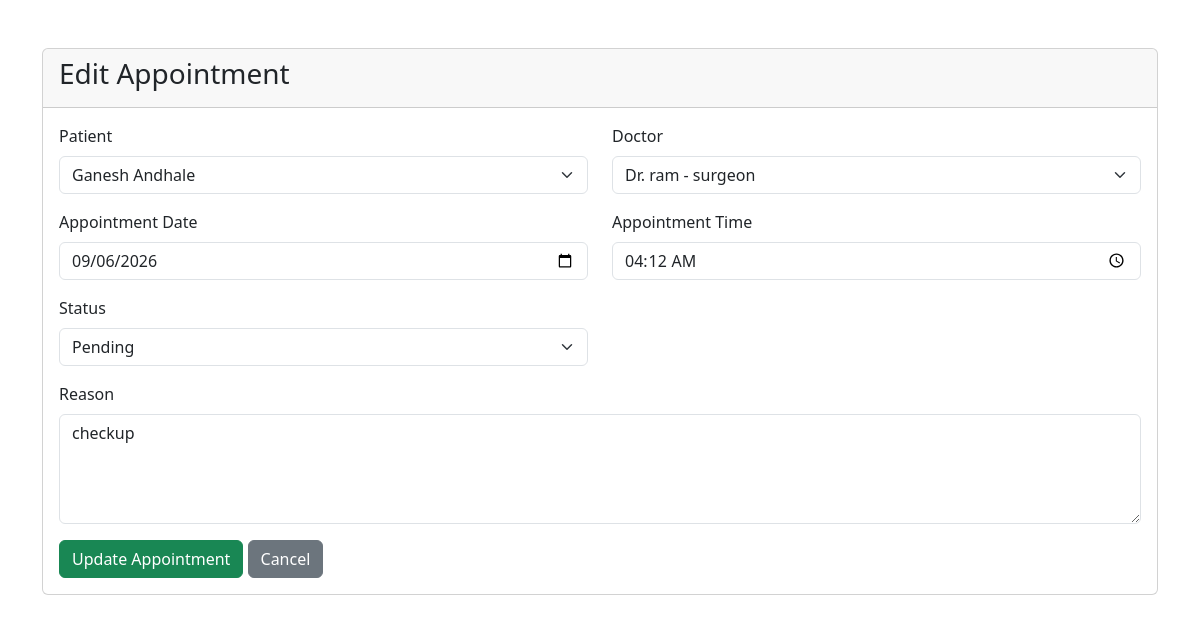
/appointments/appointment-edit/1/, run on the app's committed database.
### appointments/models.py (models this page shows, shortened)
class Appointment(models.Model):
    STATUS_CHOICES = [
        ('Pending', 'Pending'),
        ('Confirmed', 'Confirmed'),
        ('Completed', 'Completed'),
        ('Cancelled', 'Cancelled'),
    ]
    patient = models.ForeignKey(
        Patient,
        on_delete=models.CASCADE,
        related_name='appointments'
    )
    doctor = models.ForeignKey(
        Doctor,
        on_delete=models.CASCADE,
        related_name='appointments'
    )
    appointment_date = models.DateField()
    appointment_time = models.TimeField()
    reason = models.TextField()
    status = models.CharField(
        max_length=20,
        choices=STATUS_CHOICES,
        default='Pending'
    )
    created_at = models.DateTimeField(auto_now_add=True)

### patients/models.py (models this page shows, shortened)
class Patient(models.Model):
    GENDER_CHOICES = [
        ('Male', 'Male'),
        ('Female', 'Female'),
        ('Other', 'Other'),
    ]
    BLOOD_GROUP_CHOICES = [
        ('A+', 'A+'),
        ('A-', 'A-'),
        ('B+', 'B+'),
        ('B-', 'B-'),
        ('AB+', 'AB+'),
        ('AB-', 'AB-'),
        ('O+', 'O+'),
        ('O-', 'O-'),
    ]
    name = models.CharField(max_length=100)
    email = models.EmailField(unique=True)
    phone = models.CharField(max_length=15)
    date_of_birth = models.DateField()
    gender = models.CharField(max_length=10, choices=GENDER_CHOICES)
    blood_group = models.CharField(
        max_length=5,
        choices=BLOOD_GROUP_CHOICES
    )
    address = models.TextField()
    emergency_contact = models.CharField(max_length=15)
    registered_at = models.DateTimeField(auto_now_add=True)
    profile_image = models.ImageField(
        upload_to='patients/',
        blank=True,
        null=True
    )

### appointments/views.py (the view)
def appointment_edit(request, id):
    appointment = get_object_or_404(
        Appointment,
        id=id
    )
    patients = Patient.objects.all().order_by('name')
    doctors = Doctor.objects.select_related(
        'department'
    ).all().order_by('name')
    return render(
        request,
        'appointments/appointment_edit.html',
        {
            'appointment': appointment,
            'patients': patients,
            'doctors': doctors
        }
    )

### templates/appointments/appointment_edit.html (shortened to what this page needs)
<!DOCTYPE html>
<html lang="en">
<head>
    <link
        href="https://cdn.jsdelivr.net/npm/bootstrap@5.3.3/dist/css/bootstrap.min.css"
        rel="stylesheet">
</head>
<body>
<div class="container mt-5">
    <div class="card">
        <div class="card-header">
            <h3>Edit Appointment</h3>
        </div>
        <div class="card-body">
            <form
                method="POST"
                action="{% url 'appointment_update' appointment.id %}">
                <div class="row">
                    <div class="col-md-6 mb-3">
                        <label class="form-label">
                            Patient
                        </label>
                        <select
                            name="patient"
                            class="form-select"
                            required>
                            {% for patient in patients %}
                            <option
                                value="{{ patient.id }}"
                                {% if appointment.patient.id == patient.id %}
                                selected
                                {% endif %}>
                                {{ patient.name }}
                            </option>
                            {% endfor %}
                        </select>
                    </div>
                    <div class="col-md-6 mb-3">
                        <label class="form-label">
                            Doctor
                        </label>
                        <select
                            name="doctor"
                            class="form-select"
                            required>
                            {% for doctor in doctors %}
                            <option
                                value="{{ doctor.id }}"
                                {% if appointment.doctor.id == doctor.id %}
                                selected
                                {% endif %}>
                                Dr. {{ doctor.name }}
                            </option>
                            {% endfor %}
                        </select>
                    </div>
                    <div class="col-md-6 mb-3">
                        <label class="form-label">
                            Appointment Date
                        </label>
                        <input
                            type="date"
                            name="appointment_date"
                            class="form-control"
                            value="{{ appointment.appointment_date|date:'Y-m-d' }}"
                            required>
                    </div>
                    <div class="col-md-6 mb-3">
                        <label class="form-label">
                            Appointment Time
                        </label>
                        <input
                            type="time"
                            name="appointment_time"
                            class="form-control"
                            value="{{ appointment.appointment_time|time:'H:i' }}"
                            required>
                    </div>
                    <div class="col-md-6 mb-3">
                        <label class="form-label">
                            Status
                        </label>
                        <select
                            name="status"
                            class="form-select"
                            required>
                            <option
                                value="Pending"
                                {% if appointment.status == 'Pending' %}
                                selected
                                {% endif %}>
                                Pending
                            </option>
                        </select>
                    </div>
                    <div class="col-md-12 mb-3">
                        <label class="form-label">
                            Reason
                        </label>
                        <textarea
                            name="reason"
                            class="form-control"
                            rows="4"
                            required>{{ appointment.reason }}</textarea>
                    </div>
                </div>
                <button
                    type="submit"
                    class="btn btn-success">
                    Update Appointment
                </button>
                <a
                    href="{% url 'appointments' %}"
                    class="btn btn-secondary">
                    Cancel
                </a>
            </form>
        </div>
    </div>
</div>
</body>
</html>

### data on the page
Appointment: patient "Ganesh Andhale", doctor "Dr. ram - surgeon", appointment_date "09/06/2026", appointment_time "04:12", status "Pending", reason "checkup"
